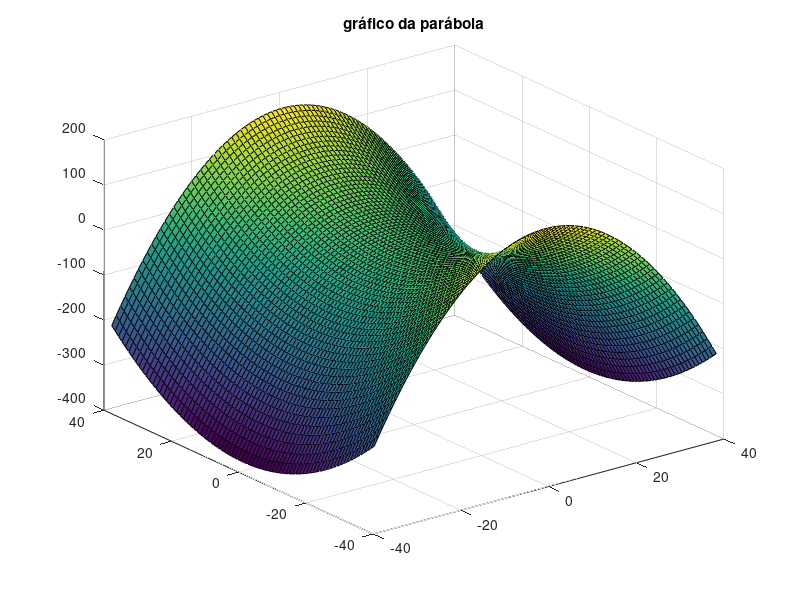

Here is the MATLAB script that generated this plot:
%Programa Atividade 1 de MN
%Nome Victor yukio Cavalcanti Miki 
%Matricula: 180068229

clear all;
clc;
close all;

%Determinação dos limites vetoriais
xx=linspace(-39,39,78); %vetor xx [1,2,3,4,5,...]
yy=linspace(-39,39,78); %vetor yy=[1,2,3,4,5,...]

[XX,YY] = meshgrid(xx,yy); %matriz 

%Função do Paraboloide hiperbolico
a = 2;
b = 3;
cela = (YY.^2/b^2) - (XX.^2/a^2);


%Gerar figura

figure(1)
surf(XX,YY,cela)
title('gráfico da parábola')
